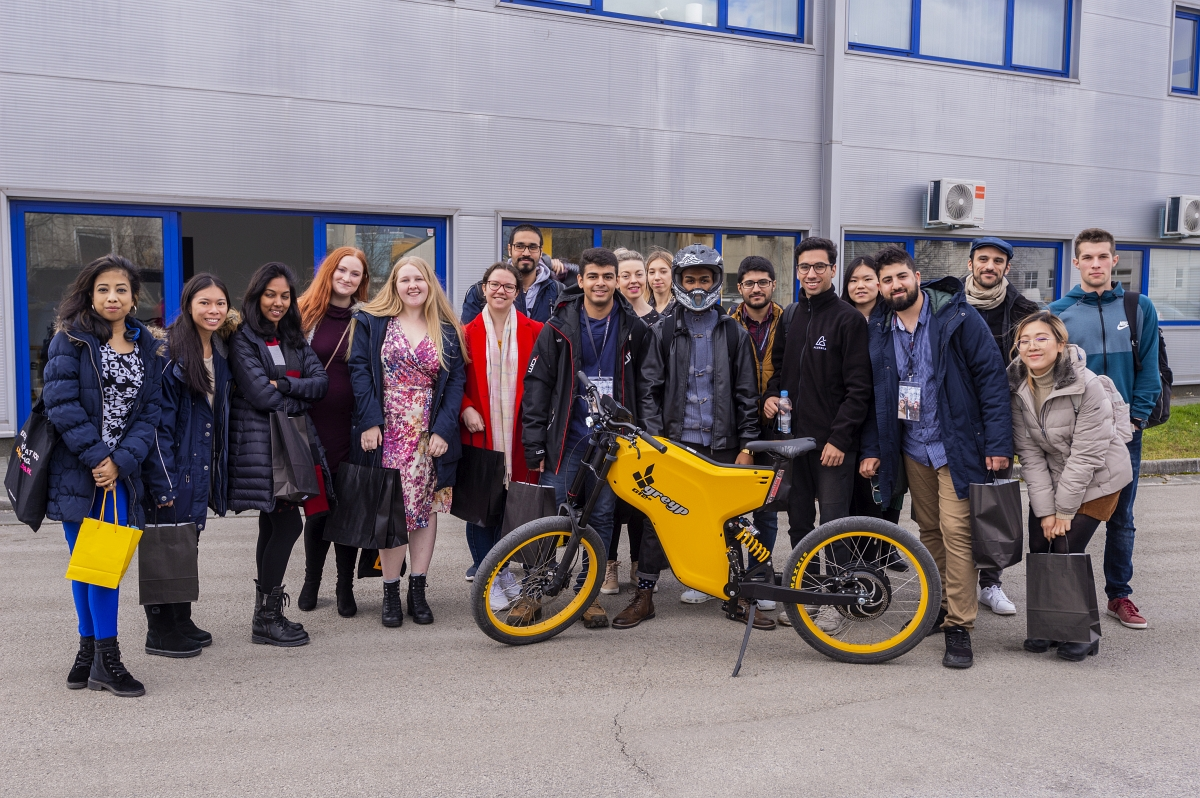
#> input picture algebra/ui_example/Algebra_greyp.jpg, 1200 x 798 px
$ python opencv_example_cascades.py
#> lines starting #> are read from the running program, lines starting #| are printed output that depends on the picture; after the words box and inside, x2 and y2 are one past the last pixel; in counts of white or black regions, pixels touching at a corner belong together
# uključiti OpenCV modul
import cv2

# Učitati ćemo prethodno trenirani model!

# NAPOMENA: Za posebne slučajeve ovo je potrebno odraditi "ručno" za što je
# potrebno jako puno podataka.
# Dakle, trebali bismo jako puno fotografija na kojima je objekt koji želimo
# prepoznati.

face_cascade = cv2.CascadeClassifier('haarcascade_frontalface_default.xml')

# Učitajmo fotgorafiju:
fotografija = cv2.imread('Algebra_greyp.jpg')
#> fotografija is the input picture: shape (798, 1200, 3); mean B, G, R 127.9, 121.6, 129.5

# Prepoznavanje objekta radi se na crno bijeloj fotografiji
# pa prije nego "propustimo" fotografiju kroz model, moramo je pretvoriti u crno bijelu
cb_fotografija = cv2.cvtColor(fotografija, cv2.COLOR_BGR2GRAY)
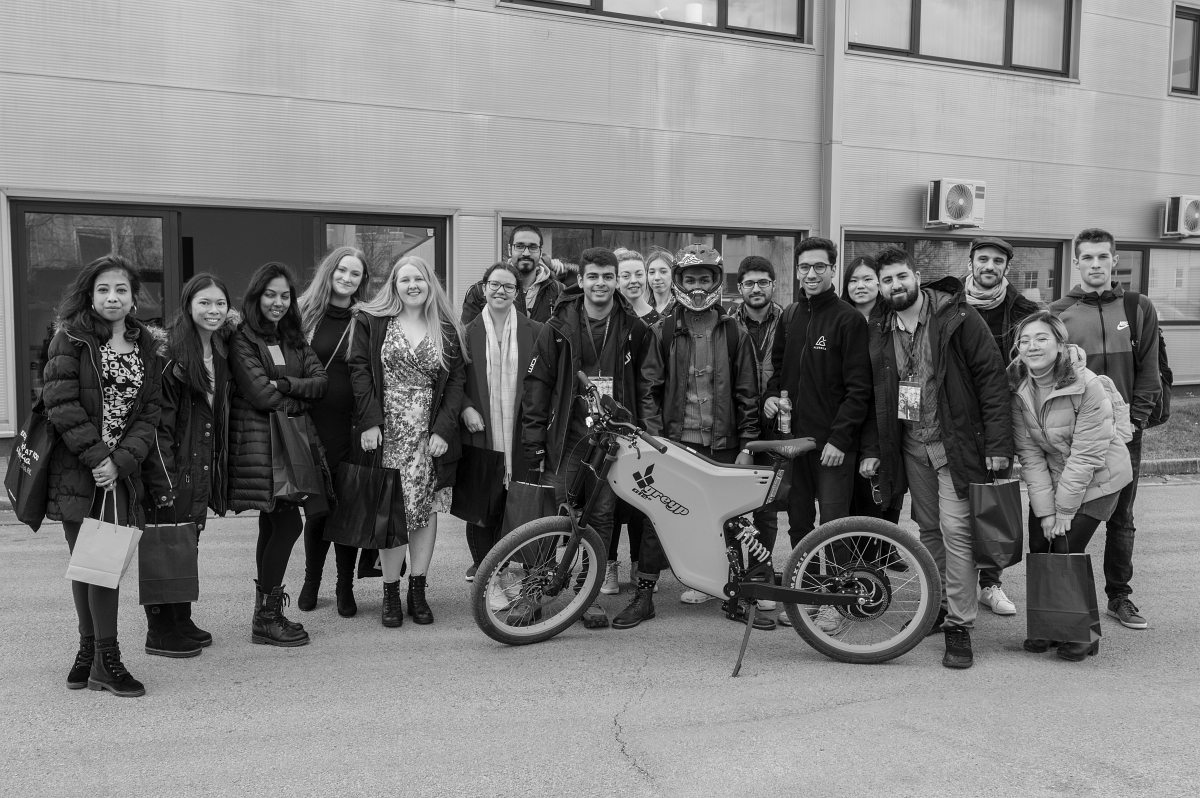
#> cb_fotografija: shape (798, 1200); min 0, max 254, mean 124.7

# Pokrenimo prepoznavanje željenih objekata.
# Output će nam biti lista koordinata pravokutnih područja gdje su prepoznata lica!

prepoznata_lica = face_cascade.detectMultiScale(
    cb_fotografija,
    # Hiperparametri
    scaleFactor=1.1,
    minNeighbors = 5,
    minSize = (30, 30)
)
#> prepoznata_lica = 17 rows, first 6: [504, 228, 46, 46], [641, 259, 36, 36], [330, 257, 39, 39], [614, 260, 37, 37], [392, 263, 42, 42], [844, 265, 38, 38]

# Broj prepoznatih lica
print(f"Pronašao sam {len(prepoznata_lica)} lica!")
#| Pronašao sam 17 lica!

# Iscrtajmo pravokutnike iz liste koju smo dobili propuštanjem slike kroz model
for (x, y, w, h) in prepoznata_lica:
    cv2.rectangle(fotografija, (x,y), (x+w, y+h), (0, 255, 0), 2)
#> this loop made 17 passes
#> (x, y, w, h) on passes 1 to 12: (504, 228, 46, 46), (641, 259, 36, 36), (330, 257, 39, 39), (614, 260, 37, 37), (392, 263, 42, 42), (844, 265, 38, 38), (735, 266, 44, 44), (481, 270, 39, 39), (256, 279, 43, 43), (188, 285, 46, 46), (1072, 239, 48, 48), (966, 241, 48, 48)
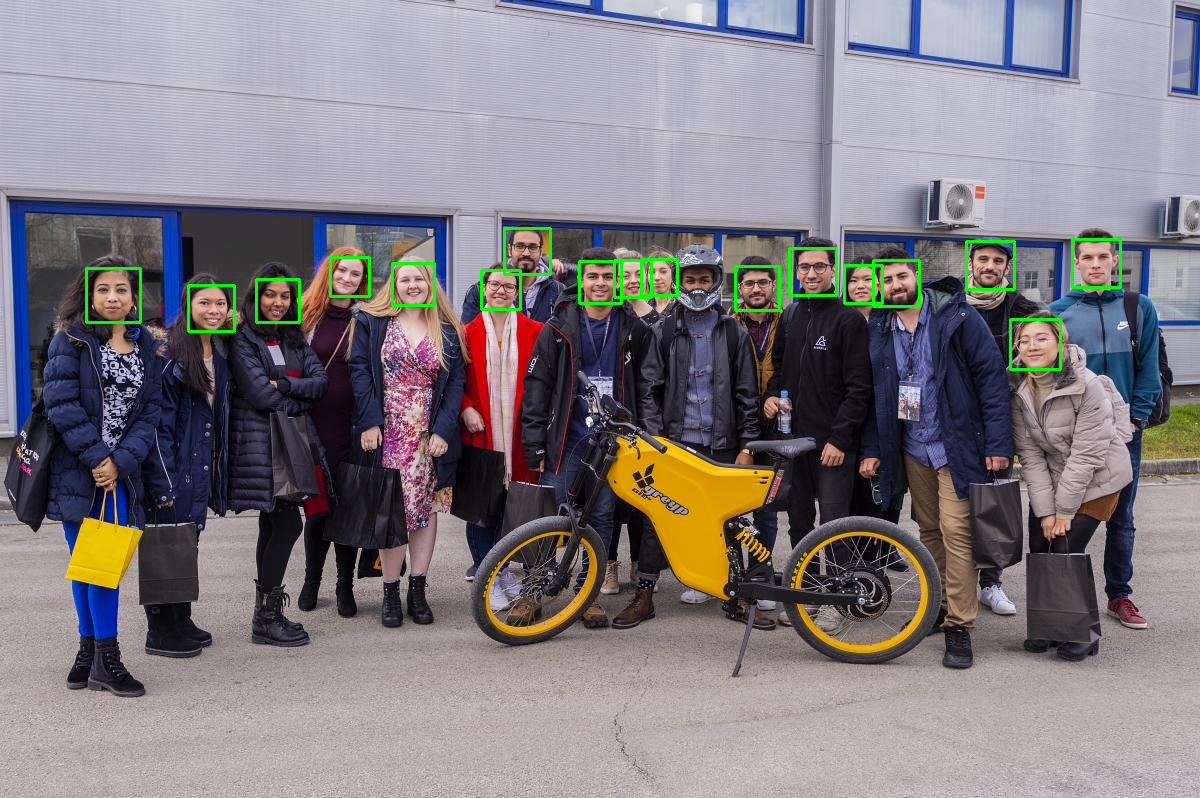
#> fotografija: shape (798, 1200, 3); 0.91% of pixels changed, all inside (x1, y1, x2, y2) = (85, 227, 1122, 371)

# Prikazi fotografiju s ucrtanim pravokutnicima na mjestima gdje je model "pronašao"
# ljude

cv2.imshow('Pronađena lica', fotografija)

# Zaustavi izvršavanje programa da bismo mogli vidjeti fotografiju
cv2.waitKey()
